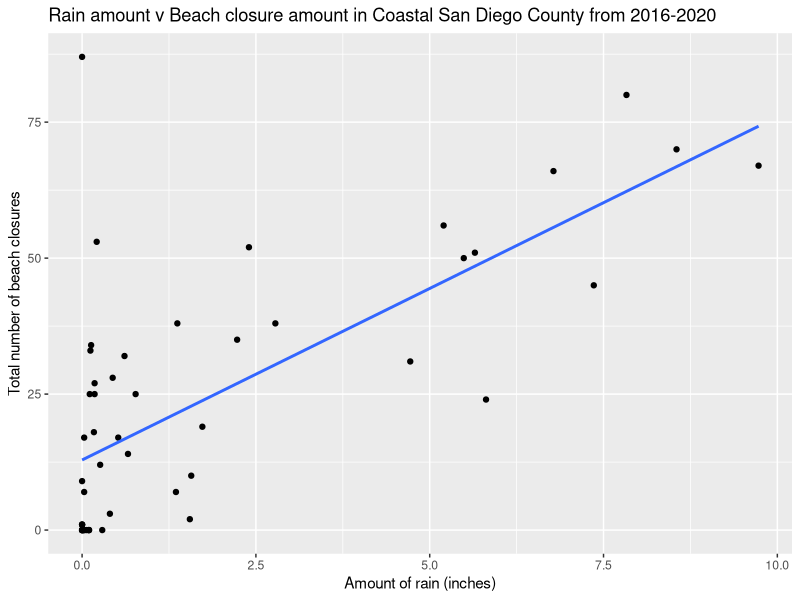

Recreate this plot in R.
## ---- chunk 1
# Load Libraries
library(tidyverse)
library(MASS)
library(here)
library(kableExtra)
library(dplyr)
library(lubridate)
## ---- chunk 2
# Read in data from data folder
wqa <- read_csv(here("data", "Department_of_Environmental_Health_Beach_Water_Quality_Advisories_20241203.csv")) %>% 
  mutate(Date = str_replace(Date, "AM", "")) %>% 
  mutate(Date = str_replace(Date, "12:00:00", ""))%>% 
 mutate(Date = str_trim(Date))

sd_precip <- read_csv(here("data", "SDG_PRECIP.csv")) 

# rain_barrels <- read_csv(here("data", "2023_W-2.1_Rain_Barrels_20241203.csv"))
## ---- chunk 3
# Clean column names, convert to lower case
colnames(wqa) <- tolower(colnames(wqa))
colnames(sd_precip) <- tolower(colnames(sd_precip))

# Remove spaces
colnames(wqa) <- gsub(" ", "_", colnames(wqa))
colnames(sd_precip) <- gsub(" ", "_", colnames(sd_precip))

# Remove preceding zeros in wqa date column
wqa$date <- sub("^0", "", wqa$date)

## ---- chunk 4
# Check class of date columns
print(class(sd_precip$date))
print(class(wqa$date))

# Convert from character to datetime
sd_precip$date <- mdy(sd_precip$date)
wqa$date <- mdy(wqa$date)

# Confirm conversion
print(class(sd_precip$date))
print(class(wqa$date))
## ---- chunk 5
# Set days equal to the 1st, keep only months since we are doing a monthly analysis
wqa$date <- floor_date(wqa$date, unit = "month")
## ---- chunk 6
# Remove columns we don't need
wqa <- subset(wqa, select = -c(fy, quarter))

sd_precip <- subset(sd_precip, select = -c(rain_inches_sd, rain_inches_osm))
## ---- chunk 7
# Join tables
wqa_sd_precip <- full_join(wqa, sd_precip, by = "date")
## ---- chunk 8
# Plot raw data for beginner visualization
ggplot(data=wqa_sd_precip, aes(x = rain_inch_total, y = total_closure_beach_days)) +
  geom_point()+
  labs(x= "Amount of rain (inches)",
       y = "Total number of beach closures",
      title = 'Rain amount v Beach closure amount in Coastal San Diego County from 2016-2020')+
  geom_smooth(method = lm, se = FALSE)
## ---- chunk 9
# Fit Poisson model
poisson_model <- glm(total_closure_beach_days ~ rain_inch_total, family = poisson, data = wqa_sd_precip)

# Calculate dispersion statistic
dispersion <- sum(residuals(poisson_model, type = "pearson")^2) / poisson_model$df.residual

# If dispersion > 1, overdispersion is present
dispersion
## ---- chunk 10
# Negative binomial regression model
model <- glm.nb(total_closure_beach_days ~ rain_inch_total, data = wqa_sd_precip)

summary(model)
## ---- chunk 11
# Plot it


## ---- chunk 12
